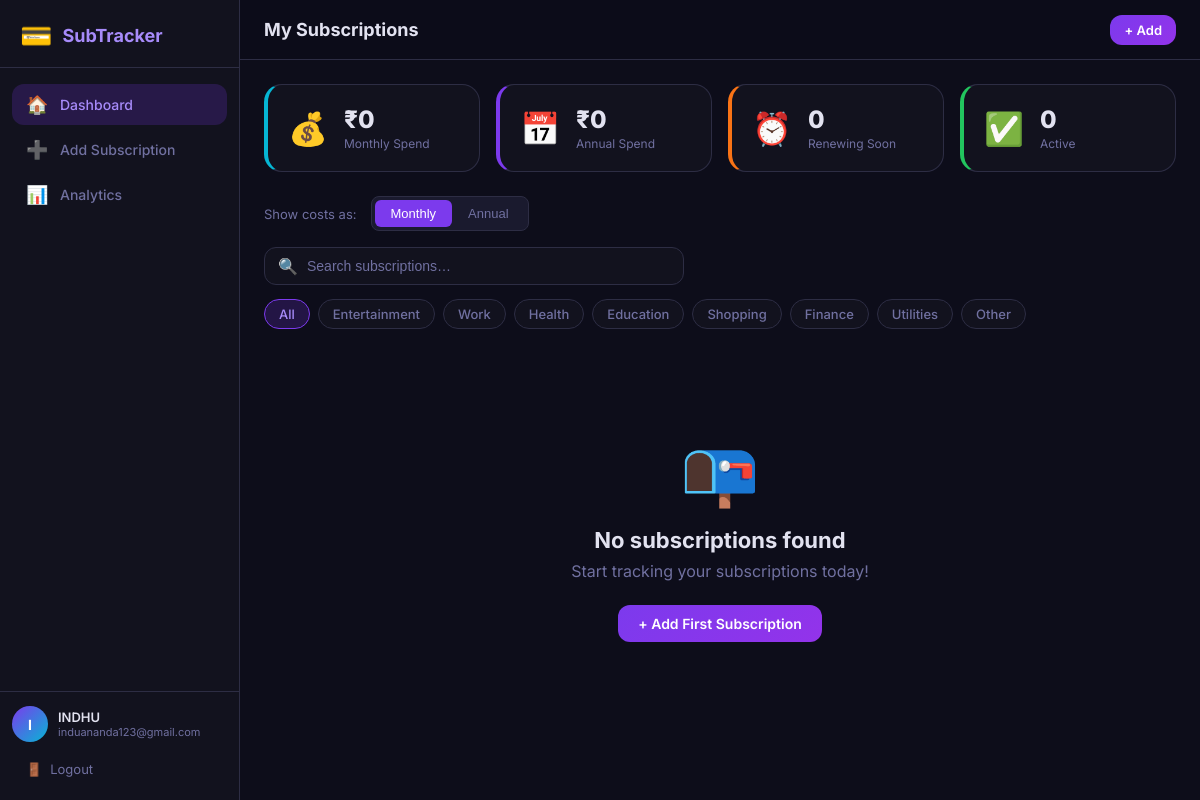
The page /dashboard (signed in) on the database its author committed.
### models.py (models this page shows, shortened)
class User(UserMixin, db.Model):
    __tablename__ = 'user'
    id            = db.Column(db.Integer, primary_key=True)
    username      = db.Column(db.String(80),  unique=True, nullable=False)
    email         = db.Column(db.String(120), unique=True, nullable=False)
    password_hash = db.Column(db.String(256), nullable=False)
    created_at    = db.Column(db.DateTime, default=db.func.current_timestamp())
    subscriptions = db.relationship('Subscription', backref='user', lazy=True, cascade='all, delete-orphan')

### subscriptions.py (the view)
@main.route('/')
@main.route('/dashboard')
@login_required
def dashboard():
    category_filter = request.args.get('category', 'All')
    search          = request.args.get('search', '').strip()
    query = Subscription.query.filter_by(user_id=current_user.id, is_active=True)
    if category_filter != 'All':
        query = query.filter_by(category=category_filter)
    if search:
        query = query.filter(Subscription.service.ilike(f'%{search}%'))
    subscriptions = query.order_by(Subscription.renewal_date).all()
    for sub in subscriptions:
        sub.icon = get_icon(sub.service)
    all_subs       = Subscription.query.filter_by(user_id=current_user.id, is_active=True).all()
    total_monthly  = round(sum(s.monthly_cost for s in all_subs), 2)
    total_annual   = round(sum(s.annual_cost  for s in all_subs), 2)
    upcoming_count = sum(1 for s in all_subs if s.alert_status == 'Upcoming')
    expired_count  = sum(1 for s in all_subs if s.alert_status == 'Expired')
    active_count   = sum(1 for s in all_subs if s.alert_status == 'Active')
    return render_template(
        'dashboard.html',
        subscriptions=subscriptions,
        categories=CATEGORIES,
        selected_category=category_filter,
        search=search,
        total_monthly=total_monthly,
        total_annual=total_annual,
        upcoming_count=upcoming_count,
        expired_count=expired_count,
        active_count=active_count,
    )

### models.py (called while the page is built)
@login_manager.user_loader
def load_user(user_id):
    return User.query.get(int(user_id))

### templates/dashboard.html (shortened to what this page needs)
{% extends "base.html" %}
{% block page_title %}My Subscriptions{% endblock %}
{% block content %}
<div class="stats-grid">
  <div class="stat-card stat-blue">
    <div class="stat-icon">💰</div>
    <div class="stat-body">
      <span class="stat-value">₹{{ "%.0f"|format(total_monthly) }}</span>
      <span class="stat-label">Monthly Spend</span>
    </div>
  </div>
  <div class="stat-card stat-purple">
    <div class="stat-icon">📅</div>
    <div class="stat-body">
      <span class="stat-value">₹{{ "%.0f"|format(total_annual) }}</span>
      <span class="stat-label">Annual Spend</span>
    </div>
  </div>
  <div class="stat-card stat-orange">
    <div class="stat-icon">⏰</div>
    <div class="stat-body">
      <span class="stat-value">{{ upcoming_count }}</span>
      <span class="stat-label">Renewing Soon</span>
    </div>
  </div>
  <div class="stat-card stat-green">
    <div class="stat-icon">✅</div>
    <div class="stat-body">
      <span class="stat-value">{{ active_count }}</span>
      <span class="stat-label">Active</span>
    </div>
  </div>
</div>
<div class="toggle-row">
  <span class="toggle-label">Show costs as:</span>
  <div class="cost-toggle" id="costToggle">
    <button class="toggle-btn active" id="btn-monthly" onclick="setCostView('monthly')">Monthly</button>
    <button class="toggle-btn"        id="btn-annual"  onclick="setCostView('annual')">Annual</button>
  </div>
</div>
<form method="GET" action="{{ url_for('main.dashboard') }}" class="filter-bar" id="filterForm">
  <div class="search-wrap">
    <span class="search-icon">🔍</span>
    <input type="text" name="search" id="searchInput" class="search-input"
           placeholder="Search subscriptions…" value="{{ search }}"
           oninput="debounceSubmit()" />
  </div>
  <div class="category-tabs" id="categoryTabs">
    <a href="{{ url_for('main.dashboard', search=search) }}"
       class="cat-tab {% if selected_category == 'All' %}active{% endif %}">All</a>
    {% for cat in categories %}
      <a href="{{ url_for('main.dashboard', category=cat, search=search) }}"
         class="cat-tab {% if selected_category == cat %}active{% endif %}">{{ cat }}</a>
    {% endfor %}
  </div>
</form>
{% if subscriptions %}
<div class="cards-grid" id="cardsGrid">
  {% for sub in subscriptions %}
  <div class="sub-card status-{{ sub.alert_status | lower }}" data-id="{{ sub.id }}"
       data-monthly="{{ sub.monthly_cost }}" data-annual="{{ sub.annual_cost }}">
    <div class="card-header">
      <div class="service-info">
        <span class="service-icon">{{ sub.icon }}</span>
        <div>
          <h3 class="service-name">{{ sub.service }}</h3>
          <span class="category-badge">{{ sub.category }}</span>
        </div>
      </div>
      <div class="card-actions">
        <a href="{{ url_for('main.edit_subscription', sub_id=sub.id) }}"
           class="action-btn edit-btn" title="Edit">✏️</a>
        <form method="POST" action="{{ url_for('main.delete_subscription', sub_id=sub.id) }}"
              class="inline-form" onsubmit="return confirm('Remove {{ sub.service }}?')">
          <button type="submit" class="action-btn delete-btn" title="Delete">🗑️</button>
        </form>
      </div>
    </div>
    <div class="card-cost">
      <span class="cost-amount cost-monthly">₹{{ "%.0f"|format(sub.monthly_cost) }}<small>/mo</small></span>
      <span class="cost-amount cost-annual" style="display:none">₹{{ "%.0f"|format(sub.annual_cost) }}<small>/yr</small></span>
      <span class="period-pill">{{ sub.period }}</span>
    </div>
    <div class="card-countdown">
      {% if sub.days_left < 0 %}
        <span class="countdown expired-text">Expired {{ sub.days_left | abs }} day{% if sub.days_left | abs != 1 %}s{% endif %} ago</span>
      {% elif sub.days_left == 0 %}
        <span class="countdown urgent-text">⚡ Renews TODAY</span>
      {% elif sub.days_left == 1 %}
        <span class="countdown urgent-text">⚡ Renews Tomorrow</span>
      {% else %}
        <span class="countdown">🗓️ Renews in <strong>{{ sub.days_left }}</strong> days</span>
      {% endif %}
      <span class="renewal-date">{{ sub.renewal_date.strftime('%d %b %Y') }}</span>
    </div>
    <div class="card-footer">
      {% if sub.alert_status == 'Expired' %}
        <span class="status-badge badge-red">🔴 RENEW NOW</span>
      {% elif sub.alert_status == 'Upcoming' %}
        <span class="status-badge badge-orange">🟠 UPCOMING RENEWAL</span>
      {% else %}
        <span class="status-badge badge-green">🟢 ACTIVE</span>
      {% endif %}
    </div>
  </div>
  {% endfor %}
</div>
{% else %}
<div class="empty-state">
  <div class="empty-icon">📭</div>
  <h3 class="empty-title">No subscriptions found</h3>
  <p class="empty-text">
    {% if search or selected_category != 'All' %}
      No results for your current filter. <a href="{{ url_for('main.dashboard') }}">Clear filters</a>
    {% else %}
      Start tracking your subscriptions today!
    {% endif %}
  </p>
  <a href="{{ url_for('main.add_subscription') }}" class="btn btn-primary">+ Add First Subscription</a>
</div>
{% endif %}
{% endblock %}

### templates/base.html (shortened to what this page needs)
<!DOCTYPE html>
<html lang="en">
<head>
  <link rel="stylesheet" href="{{ url_for('static', filename='css/style.css') }}" />
</head>
<body>
  {% if current_user.is_authenticated %}
  <aside class="sidebar" id="sidebar">
    <div class="sidebar-brand">
      <span class="brand-icon">💳</span>
      <span class="brand-name">SubTracker</span>
    </div>
    <nav class="sidebar-nav">
      <a href="{{ url_for('main.dashboard') }}"
         class="nav-link {% if request.endpoint == 'main.dashboard' %}active{% endif %}">
        <span class="nav-icon">🏠</span>
        <span>Dashboard</span>
      </a>
      <a href="{{ url_for('main.add_subscription') }}"
         class="nav-link {% if request.endpoint == 'main.add_subscription' %}active{% endif %}">
        <span class="nav-icon">➕</span>
        <span>Add Subscription</span>
      </a>
      <a href="{{ url_for('analytics.analytics') }}"
         class="nav-link {% if request.endpoint == 'analytics.analytics' %}active{% endif %}">
        <span class="nav-icon">📊</span>
        <span>Analytics</span>
      </a>
    </nav>
    <div class="sidebar-footer">
      <div class="user-chip">
        <div class="user-avatar">{{ current_user.username[0].upper() }}</div>
        <div class="user-info">
          <span class="user-name">{{ current_user.username }}</span>
          <span class="user-email">{{ current_user.email }}</span>
        </div>
      </div>
      <a href="{{ url_for('auth.logout') }}" class="logout-btn">
        <span>🚪</span> Logout
      </a>
    </div>
  </aside>
  <div class="topbar">
    <h1 class="topbar-title">{% block page_title %}Dashboard{% endblock %}</h1>
    <a href="{{ url_for('main.add_subscription') }}" class="btn btn-primary btn-sm">+ Add</a>
  </div>
  {% endif %}
  <main class="main-content {% if not current_user.is_authenticated %}full-width{% endif %}">
    {% block content %}{% endblock %}
  </main>
</body>
</html>

### rows shown on the page
User: username "I", username "INDHU", email "induananda123@gmail.com"

### other values the page prints
{{ "%.0f"|format(total_monthly) }} "0"
{{ "%.0f"|format(total_annual) }} "0"
{{ upcoming_count }} "0"
{{ active_count }} "0"
{{ cat }} "Entertainment" "Work" "Health" "Education" "Shopping" "Finance" "Utilities" "Other"
